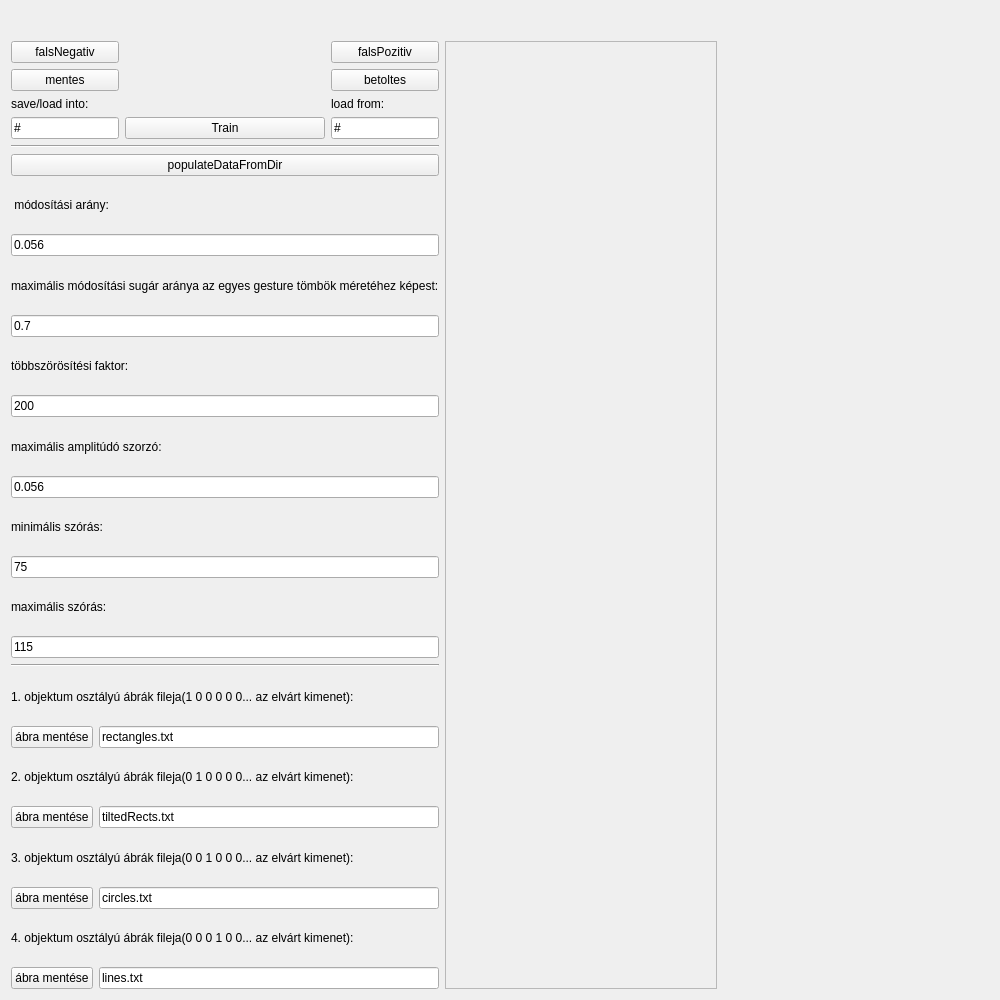
<?xml version="1.0" encoding="UTF-8"?>
<ui version="4.0">
 <class>Widget</class>
 <widget class="QWidget" name="Widget">
  <property name="geometry">
   <rect>
    <x>0</x>
    <y>0</y>
    <width>1000</width>
    <height>1000</height>
   </rect>
  </property>
  <property name="windowTitle">
   <string>Widget</string>
  </property>
  <layout class="QVBoxLayout" name="verticalLayout">
   <item>
    <widget class="QLabel" name="messageLabel">
     <property name="font">
      <font>
       <pointsize>16</pointsize>
       <weight>75</weight>
       <bold>true</bold>
      </font>
     </property>
     <property name="text">
      <string/>
     </property>
    </widget>
   </item>
   <item>
    <layout class="QHBoxLayout" name="horizontalLayout">
     <item>
      <layout class="QGridLayout" name="painterLayout"/>
     </item>
     <item>
      <layout class="QVBoxLayout" name="interactionLayout">
       <item>
        <layout class="QGridLayout" name="gridLayout">
         <item row="4" column="0">
          <widget class="QLineEdit" name="entsToSave">
           <property name="sizePolicy">
            <sizepolicy hsizetype="Fixed" vsizetype="Fixed">
             <horstretch>0</horstretch>
             <verstretch>0</verstretch>
            </sizepolicy>
           </property>
           <property name="text">
            <string>#</string>
           </property>
          </widget>
         </item>
         <item row="4" column="2">
          <widget class="QLineEdit" name="entsToLoad">
           <property name="sizePolicy">
            <sizepolicy hsizetype="Fixed" vsizetype="Fixed">
             <horstretch>0</horstretch>
             <verstretch>0</verstretch>
            </sizepolicy>
           </property>
           <property name="text">
            <string>#</string>
           </property>
          </widget>
         </item>
         <item row="3" column="0">
          <widget class="QLabel" name="label_4">
           <property name="text">
            <string>save/load into:</string>
           </property>
          </widget>
         </item>
         <item row="2" column="2">
          <widget class="QPushButton" name="load">
           <property name="focusPolicy">
            <enum>Qt::ClickFocus</enum>
           </property>
           <property name="text">
            <string>betoltes</string>
           </property>
           <property name="autoDefault">
            <bool>false</bool>
           </property>
          </widget>
         </item>
         <item row="3" column="2">
          <widget class="QLabel" name="label_5">
           <property name="text">
            <string>load from:</string>
           </property>
          </widget>
         </item>
         <item row="2" column="0">
          <widget class="QPushButton" name="save">
           <property name="focusPolicy">
            <enum>Qt::ClickFocus</enum>
           </property>
           <property name="text">
            <string>mentes</string>
           </property>
           <property name="shortcut">
            <string/>
           </property>
          </widget>
         </item>
         <item row="0" column="0">
          <widget class="QPushButton" name="falsNegativ">
           <property name="text">
            <string>falsNegativ</string>
           </property>
           <property name="shortcut">
            <string>Ctrl+1</string>
           </property>
          </widget>
         </item>
         <item row="0" column="2">
          <widget class="QPushButton" name="falsPozitiv">
           <property name="text">
            <string>falsPozitiv</string>
           </property>
           <property name="shortcut">
            <string>Ctrl+0</string>
           </property>
          </widget>
         </item>
         <item row="4" column="1">
          <widget class="QPushButton" name="trainButton">
           <property name="text">
            <string>Train</string>
           </property>
          </widget>
         </item>
        </layout>
       </item>
       <item>
        <widget class="Line" name="line_4">
         <property name="orientation">
          <enum>Qt::Horizontal</enum>
         </property>
        </widget>
       </item>
       <item>
        <widget class="QPushButton" name="populateDataFromDir">
         <property name="text">
          <string>populateDataFromDir</string>
         </property>
        </widget>
       </item>
       <item>
        <widget class="QLabel" name="label_6">
         <property name="text">
          <string> módosítási arány:</string>
         </property>
        </widget>
       </item>
       <item>
        <widget class="QLineEdit" name="modRate">
         <property name="text">
          <string>0.056</string>
         </property>
        </widget>
       </item>
       <item>
        <widget class="QLabel" name="label_7">
         <property name="text">
          <string>maximális módosítási sugár aránya az egyes gesture tömbök méretéhez képest:</string>
         </property>
        </widget>
       </item>
       <item>
        <widget class="QLineEdit" name="modRange">
         <property name="text">
          <string>0.7</string>
         </property>
        </widget>
       </item>
       <item>
        <widget class="QLabel" name="label_8">
         <property name="text">
          <string>többszörösítési faktor:</string>
         </property>
        </widget>
       </item>
       <item>
        <widget class="QLineEdit" name="multiplicationFactor">
         <property name="text">
          <string>200</string>
         </property>
        </widget>
       </item>
       <item>
        <widget class="QLabel" name="label_9">
         <property name="text">
          <string>maximális amplitúdó szorzó:</string>
         </property>
        </widget>
       </item>
       <item>
        <widget class="QLineEdit" name="maxAmplitudeMultiplier">
         <property name="text">
          <string>0.056</string>
         </property>
        </widget>
       </item>
       <item>
        <widget class="QLabel" name="label_11">
         <property name="text">
          <string>minimális szórás:</string>
         </property>
        </widget>
       </item>
       <item>
        <widget class="QLineEdit" name="minDeviation">
         <property name="text">
          <string>75</string>
         </property>
        </widget>
       </item>
       <item>
        <widget class="QLabel" name="label_10">
         <property name="text">
          <string>maximális szórás:</string>
         </property>
        </widget>
       </item>
       <item>
        <widget class="QLineEdit" name="maxDeviation">
         <property name="text">
          <string>115</string>
         </property>
        </widget>
       </item>
       <item>
        <widget class="Line" name="line_3">
         <property name="orientation">
          <enum>Qt::Horizontal</enum>
         </property>
        </widget>
       </item>
       <item>
        <widget class="QLabel" name="label">
         <property name="text">
          <string>1. objektum osztályú ábrák fileja(1 0 0 0 0 0... az elvárt kimenet):</string>
         </property>
        </widget>
       </item>
       <item>
        <layout class="QHBoxLayout" name="horizontalLayout_6">
         <item>
          <widget class="QPushButton" name="class1Button">
           <property name="toolTip">
            <string extracomment="az utoljára lerajzolt ábrát a melette levő mezőben megadott fileba menti"/>
           </property>
           <property name="toolTipDuration">
            <number>15</number>
           </property>
           <property name="text">
            <string>ábra mentése</string>
           </property>
           <property name="shortcut">
            <string>Ctrl+1</string>
           </property>
          </widget>
         </item>
         <item>
          <widget class="QLineEdit" name="class1File">
           <property name="toolTip">
            <string/>
           </property>
           <property name="toolTipDuration">
            <number>-1</number>
           </property>
           <property name="text">
            <string>rectangles.txt</string>
           </property>
          </widget>
         </item>
        </layout>
       </item>
       <item>
        <widget class="QLabel" name="label_2">
         <property name="text">
          <string>2. objektum osztályú ábrák fileja(0 1 0 0 0 0... az elvárt kimenet):</string>
         </property>
        </widget>
       </item>
       <item>
        <layout class="QHBoxLayout" name="horizontalLayout_5">
         <item>
          <widget class="QPushButton" name="class2Button">
           <property name="toolTip">
            <string extracomment="az utoljára lerajzolt ábrát a melette levő mezőben megadott fileba menti"/>
           </property>
           <property name="toolTipDuration">
            <number>15</number>
           </property>
           <property name="text">
            <string>ábra mentése</string>
           </property>
           <property name="shortcut">
            <string>Ctrl+2</string>
           </property>
          </widget>
         </item>
         <item>
          <widget class="QLineEdit" name="class2File">
           <property name="text">
            <string>tiltedRects.txt</string>
           </property>
          </widget>
         </item>
        </layout>
       </item>
       <item>
        <widget class="QLabel" name="label_3">
         <property name="text">
          <string>3. objektum osztályú ábrák fileja(0 0 1 0 0 0... az elvárt kimenet):</string>
         </property>
        </widget>
       </item>
       <item>
        <layout class="QHBoxLayout" name="horizontalLayout_4">
         <item>
          <widget class="QPushButton" name="class3Button">
           <property name="toolTip">
            <string extracomment="az utoljára lerajzolt ábrát a melette levő mezőben megadott fileba menti"/>
           </property>
           <property name="toolTipDuration">
            <number>15</number>
           </property>
           <property name="text">
            <string>ábra mentése</string>
           </property>
           <property name="shortcut">
            <string>Ctrl+3</string>
           </property>
          </widget>
         </item>
         <item>
          <widget class="QLineEdit" name="class3File">
           <property name="text">
            <string>circles.txt</string>
           </property>
          </widget>
         </item>
        </layout>
       </item>
       <item>
        <widget class="QLabel" name="label_12">
         <property name="text">
          <string>4. objektum osztályú ábrák fileja(0 0 0 1 0 0... az elvárt kimenet):</string>
         </property>
        </widget>
       </item>
       <item>
        <layout class="QHBoxLayout" name="horizontalLayout_3">
         <item>
          <widget class="QPushButton" name="class4Button">
           <property name="toolTip">
            <string extracomment="az utoljára lerajzolt ábrát a melette levő mezőben megadott fileba menti"/>
           </property>
           <property name="toolTipDuration">
            <number>15</number>
           </property>
           <property name="text">
            <string>ábra mentése</string>
           </property>
           <property name="shortcut">
            <string>Ctrl+4</string>
           </property>
          </widget>
         </item>
         <item>
          <widget class="QLineEdit" name="class4File">
           <property name="text">
            <string>lines.txt</string>
           </property>
          </widget>
         </item>
        </layout>
       </item>
      </layout>
     </item>
     <item>
      <widget class="QScrollArea" name="imagesArea">
       <property name="widgetResizable">
        <bool>true</bool>
       </property>
       <widget class="QWidget" name="scrollAreaWidgetContents_2">
        <property name="geometry">
         <rect>
          <x>0</x>
          <y>0</y>
          <width>244</width>
          <height>934</height>
         </rect>
        </property>
       </widget>
      </widget>
     </item>
     <item>
      <spacer name="horizontalSpacer">
       <property name="orientation">
        <enum>Qt::Horizontal</enum>
       </property>
       <property name="sizeHint" stdset="0">
        <size>
         <width>40</width>
         <height>20</height>
        </size>
       </property>
      </spacer>
     </item>
    </layout>
   </item>
  </layout>
 </widget>
 <layoutdefault spacing="6" margin="11"/>
 <resources/>
 <connections/>
</ui>
